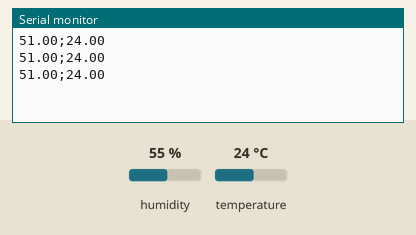
Bench run of a sketch on a simulated Arduino Uno, built with avr-gcc and run on an emulated ATmega328P. On the bench: the last lines printed to the serial monitor. Inputs (shaded band) come from the test bench; at power-on: humidity 55 %, temperature 24 °C.

Above: at 2.8 s.
2.9 s: humidity set to 22 %
At 5.5 s:
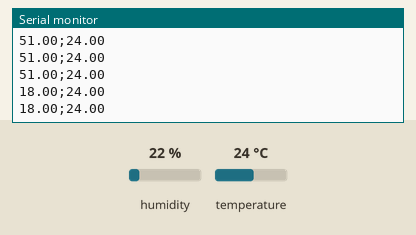
5.6 s: temperature set to 12 °C
At 6.9 s:
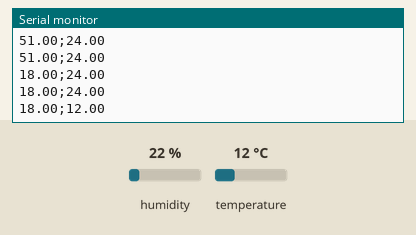
8.3 s: humidity set to 40 %
At 10.0 s:
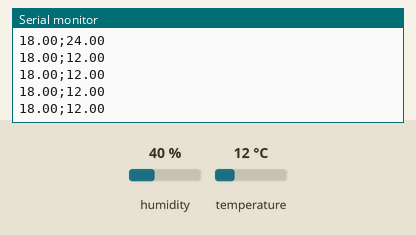
Timing chart, 0 to 11.5 s (numbered marks = the images above; inputs shaded):
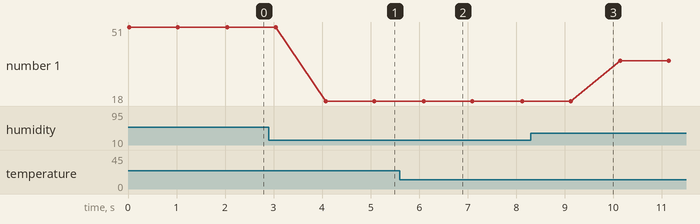

Measured:
- after the input at 2.9 s, the serial monitor: prints a new line after 1.2 s (image 1)
- after the input at 5.6 s, the serial monitor: prints a new line after 0.50 s (image 2)
- plotted number 1: 51 → 18 after the input at 2.9 s, 18 → 36 after the input at 8.3 s

The sketch:

GraficoDHT11.ino
```cpp
#include "DHT.h" //importa a biblioteca

#define TIPO_SENSOR DHT11 //define o tipo de sensor especificamente a DHT11
const int PINO_SENSOR_DHT11 = A0;// atribui a variável o numero da porta que consta o sensor

DHT sensorDHT(PINO_SENSOR_DHT11, TIPO_SENSOR); //passa os parametros para a função

int static_variablemin = 20;// variavel da temperatura mínima
int static_variablemax = 30;// variavel da temperatura máxima
int umidade_static_variablemin = 7;// variavel da umidade mínima
int umidade_static_variablemax = 13;// variavel da umidade máxima

void setup() {
Serial.begin(9600);//taxa de bits que é transferido entre o arduino e a porta serial usb
sensorDHT.begin();//inicia o método da biblioteca
}

void loop() { //método em loop, será executado constantemente
// variaveis float que pegam o valor através da leitura dos sensor
float umidade = sensorDHT.readHumidity(); //lê a umidade e atribui a variável umidade
float temperatura = sensorDHT.readTemperature(); //lê a temperatura e atribui a variável temperatura
umidade= umidade - 4;// ajuste para a faixa de umidade

if(isnan (temperatura) || isnan(umidade)){ //se a temperatura ou a umidade não for um númeroa
Serial.println("Erro ao ler os dados do sensor"); //printa no console e quebra a linha
}else {//se não for nulo
Serial.print(umidade); // definição da label da variavel de umidade atual
Serial.print(";");
Serial.println(temperatura);
}

delay(1000); //tempo estimado de 1 segundo
}
```
